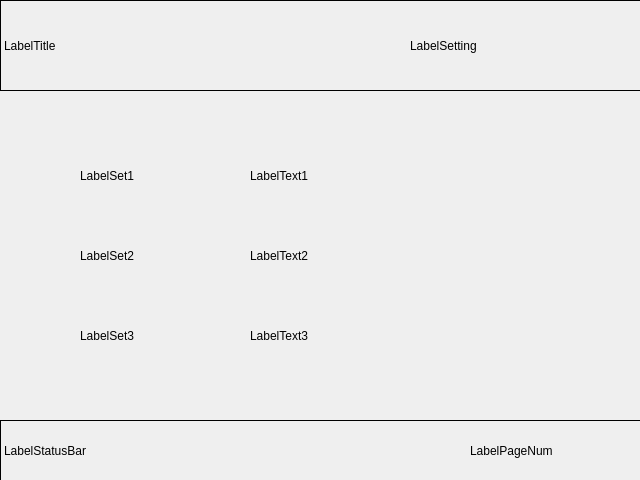
<?xml version="1.0" encoding="UTF-8"?>
<ui version="4.0">
 <class>DlgTakePicNum</class>
 <widget class="QDialog" name="DlgTakePicNum">
  <property name="geometry">
   <rect>
    <x>0</x>
    <y>0</y>
    <width>640</width>
    <height>480</height>
   </rect>
  </property>
  <property name="windowTitle">
   <string>Dialog</string>
  </property>
  <widget class="QLabel" name="LabelStatusBar">
   <property name="geometry">
    <rect>
     <x>0</x>
     <y>420</y>
     <width>641</width>
     <height>61</height>
    </rect>
   </property>
   <property name="frameShape">
    <enum>QFrame::Box</enum>
   </property>
   <property name="text">
    <string>LabelStatusBar</string>
   </property>
  </widget>
  <widget class="QLabel" name="LabelSet3">
   <property name="geometry">
    <rect>
     <x>80</x>
     <y>300</y>
     <width>481</width>
     <height>71</height>
    </rect>
   </property>
   <property name="frameShape">
    <enum>QFrame::NoFrame</enum>
   </property>
   <property name="text">
    <string>LabelSet3</string>
   </property>
  </widget>
  <widget class="QLabel" name="LabelTitle">
   <property name="geometry">
    <rect>
     <x>0</x>
     <y>0</y>
     <width>641</width>
     <height>91</height>
    </rect>
   </property>
   <property name="frameShape">
    <enum>QFrame::Box</enum>
   </property>
   <property name="text">
    <string>LabelTitle</string>
   </property>
  </widget>
  <widget class="QLabel" name="LabelText3">
   <property name="geometry">
    <rect>
     <x>250</x>
     <y>300</y>
     <width>381</width>
     <height>71</height>
    </rect>
   </property>
   <property name="text">
    <string>LabelText3</string>
   </property>
  </widget>
  <widget class="QLabel" name="LabelSet1">
   <property name="geometry">
    <rect>
     <x>80</x>
     <y>140</y>
     <width>481</width>
     <height>71</height>
    </rect>
   </property>
   <property name="frameShape">
    <enum>QFrame::NoFrame</enum>
   </property>
   <property name="text">
    <string>LabelSet1</string>
   </property>
  </widget>
  <widget class="QLabel" name="LabelSetting">
   <property name="geometry">
    <rect>
     <x>410</x>
     <y>0</y>
     <width>231</width>
     <height>91</height>
    </rect>
   </property>
   <property name="layoutDirection">
    <enum>Qt::LeftToRight</enum>
   </property>
   <property name="text">
    <string>LabelSetting</string>
   </property>
  </widget>
  <widget class="QLabel" name="LabelPageNum">
   <property name="geometry">
    <rect>
     <x>470</x>
     <y>430</y>
     <width>151</width>
     <height>41</height>
    </rect>
   </property>
   <property name="text">
    <string>LabelPageNum</string>
   </property>
  </widget>
  <widget class="QLabel" name="LabelSet2">
   <property name="geometry">
    <rect>
     <x>80</x>
     <y>220</y>
     <width>481</width>
     <height>71</height>
    </rect>
   </property>
   <property name="frameShape">
    <enum>QFrame::NoFrame</enum>
   </property>
   <property name="text">
    <string>LabelSet2</string>
   </property>
  </widget>
  <widget class="QLabel" name="LabelText1">
   <property name="geometry">
    <rect>
     <x>250</x>
     <y>140</y>
     <width>381</width>
     <height>71</height>
    </rect>
   </property>
   <property name="frameShape">
    <enum>QFrame::NoFrame</enum>
   </property>
   <property name="text">
    <string>LabelText1</string>
   </property>
  </widget>
  <widget class="QLabel" name="LabelText2">
   <property name="geometry">
    <rect>
     <x>250</x>
     <y>220</y>
     <width>381</width>
     <height>71</height>
    </rect>
   </property>
   <property name="text">
    <string>LabelText2</string>
   </property>
  </widget>
 </widget>
 <resources/>
 <connections/>
</ui>
